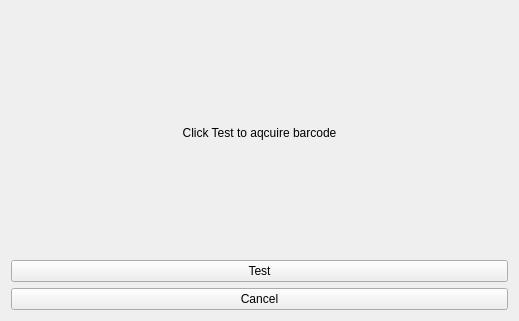
<?xml version="1.0" encoding="UTF-8"?>
<ui version="4.0">
 <class>MainWindow</class>
 <widget class="QMainWindow" name="MainWindow">
  <property name="geometry">
   <rect>
    <x>0</x>
    <y>0</y>
    <width>519</width>
    <height>321</height>
   </rect>
  </property>
  <property name="windowTitle">
   <string>MainWindow</string>
  </property>
  <widget class="QWidget" name="centralWidget">
   <layout class="QVBoxLayout" name="verticalLayout">
    <item>
     <widget class="QLabel" name="lbl_test">
      <property name="text">
       <string>Click Test to aqcuire barcode</string>
      </property>
      <property name="alignment">
       <set>Qt::AlignCenter</set>
      </property>
     </widget>
    </item>
    <item>
     <widget class="QPushButton" name="btn_test">
      <property name="text">
       <string>Test</string>
      </property>
     </widget>
    </item>
    <item>
     <widget class="QPushButton" name="btn_cancel">
      <property name="text">
       <string>Cancel</string>
      </property>
     </widget>
    </item>
   </layout>
  </widget>
 </widget>
 <layoutdefault spacing="6" margin="11"/>
 <resources/>
 <connections/>
</ui>
